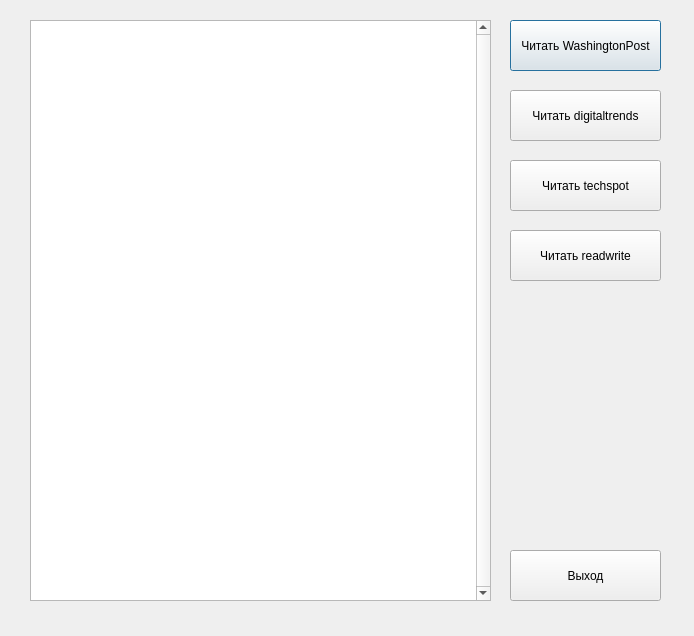
<?xml version="1.0" encoding="UTF-8"?>
<ui version="4.0">
 <class>Dialog</class>
 <widget class="QDialog" name="Dialog">
  <property name="geometry">
   <rect>
    <x>0</x>
    <y>0</y>
    <width>694</width>
    <height>636</height>
   </rect>
  </property>
  <property name="windowTitle">
   <string>Dialog</string>
  </property>
  <widget class="QPushButton" name="readWashingtonBtn">
   <property name="geometry">
    <rect>
     <x>510</x>
     <y>20</y>
     <width>151</width>
     <height>51</height>
    </rect>
   </property>
   <property name="text">
    <string>Читать WashingtonPost</string>
   </property>
  </widget>
  <widget class="QPushButton" name="readDigitalBtn">
   <property name="geometry">
    <rect>
     <x>510</x>
     <y>90</y>
     <width>151</width>
     <height>51</height>
    </rect>
   </property>
   <property name="text">
    <string>Читать digitaltrends</string>
   </property>
  </widget>
  <widget class="QPushButton" name="readTechBtn">
   <property name="geometry">
    <rect>
     <x>510</x>
     <y>160</y>
     <width>151</width>
     <height>51</height>
    </rect>
   </property>
   <property name="text">
    <string>Читать techspot</string>
   </property>
  </widget>
  <widget class="QListView" name="listView">
   <property name="geometry">
    <rect>
     <x>30</x>
     <y>20</y>
     <width>461</width>
     <height>581</height>
    </rect>
   </property>
   <property name="verticalScrollBarPolicy">
    <enum>Qt::ScrollBarAlwaysOn</enum>
   </property>
   <property name="batchSize">
    <number>1000</number>
   </property>
  </widget>
  <widget class="QPushButton" name="readReadWriteBtn">
   <property name="geometry">
    <rect>
     <x>510</x>
     <y>230</y>
     <width>151</width>
     <height>51</height>
    </rect>
   </property>
   <property name="text">
    <string>Читать readwrite</string>
   </property>
  </widget>
  <widget class="QPushButton" name="exitBtn">
   <property name="geometry">
    <rect>
     <x>510</x>
     <y>550</y>
     <width>151</width>
     <height>51</height>
    </rect>
   </property>
   <property name="text">
    <string>Выход</string>
   </property>
  </widget>
 </widget>
 <resources/>
 <connections/>
</ui>
